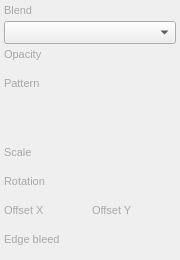
<?xml version="1.0" encoding="UTF-8"?>
<ui version="4.0">
 <class>SparkleOverlayEffectSettingsPanel</class>
 <widget class="QWidget" name="SparkleOverlayEffectSettingsPanel">
  <property name="geometry">
   <rect><x>0</x><y>0</y><width>180</width><height>250</height></rect>
  </property>
  <property name="minimumSize">
   <size><width>180</width><height>260</height></size>
  </property>
  <layout class="QVBoxLayout" name="verticalLayout">
   <property name="spacing"><number>0</number></property>
   <property name="leftMargin"><number>4</number></property>
   <property name="topMargin"><number>4</number></property>
   <property name="rightMargin"><number>4</number></property>
   <property name="bottomMargin"><number>2</number></property>
   <item>
    <layout class="QGridLayout" name="gridLayout">
     <property name="horizontalSpacing"><number>4</number></property>
     <property name="verticalSpacing"><number>4</number></property>

     <item row="0" column="0" colspan="2">
      <widget class="QLabel" name="labelBlend">
       <property name="font"><font><pointsize>8</pointsize></font></property>
       <property name="styleSheet"><string notr="true">color: #a8a8a8;</string></property>
       <property name="text"><string>Blend</string></property>
      </widget>
     </item>
     <item row="1" column="0" colspan="2">
      <widget class="QComboBox" name="comboBoxBlend">
       <property name="font"><font><pointsize>10</pointsize></font></property>
      </widget>
     </item>

     <item row="2" column="0" colspan="2">
      <widget class="QLabel" name="labelOpacity">
       <property name="font"><font><pointsize>8</pointsize></font></property>
       <property name="styleSheet"><string notr="true">color: #a8a8a8;</string></property>
       <property name="text"><string>Opacity</string></property>
      </widget>
     </item>
     <item row="3" column="0" colspan="2">
      <widget class="SGValueSliderRow" name="rowOpacity" native="true"/>
     </item>

     <item row="4" column="0" colspan="2">
      <widget class="QLabel" name="labelPattern">
       <property name="font"><font><pointsize>8</pointsize></font></property>
       <property name="styleSheet"><string notr="true">color: #a8a8a8;</string></property>
       <property name="text"><string>Pattern</string></property>
      </widget>
     </item>
     <item row="5" column="0" colspan="2">
      <widget class="PatternSwatchWidget" name="patternSwatch" native="true">
       <property name="minimumSize"><size><width>0</width><height>48</height></size></property>
      </widget>
     </item>

     <item row="6" column="0" colspan="2">
      <widget class="QLabel" name="labelScale">
       <property name="font"><font><pointsize>8</pointsize></font></property>
       <property name="styleSheet"><string notr="true">color: #a8a8a8;</string></property>
       <property name="text"><string>Scale</string></property>
      </widget>
     </item>
     <item row="7" column="0" colspan="2">
      <widget class="SGValueSliderRow" name="rowScale" native="true"/>
     </item>

     <item row="8" column="0" colspan="2">
      <widget class="QLabel" name="labelRotation">
       <property name="font"><font><pointsize>8</pointsize></font></property>
       <property name="styleSheet"><string notr="true">color: #a8a8a8;</string></property>
       <property name="text"><string>Rotation</string></property>
      </widget>
     </item>
     <item row="9" column="0" colspan="2">
      <widget class="SGValueSliderRow" name="rowRotation" native="true"/>
     </item>

     <item row="10" column="0">
      <widget class="QLabel" name="labelOffsetX">
       <property name="font"><font><pointsize>8</pointsize></font></property>
       <property name="styleSheet"><string notr="true">color: #a8a8a8;</string></property>
       <property name="text"><string>Offset X</string></property>
      </widget>
     </item>
     <item row="10" column="1">
      <widget class="QLabel" name="labelOffsetY">
       <property name="font"><font><pointsize>8</pointsize></font></property>
       <property name="styleSheet"><string notr="true">color: #a8a8a8;</string></property>
       <property name="text"><string>Offset Y</string></property>
      </widget>
     </item>
     <item row="11" column="0">
      <widget class="SGValueSliderRow" name="rowOffsetX" native="true"/>
     </item>
     <item row="11" column="1">
      <widget class="SGValueSliderRow" name="rowOffsetY" native="true"/>
     </item>

     <item row="12" column="0" colspan="2">
      <widget class="QLabel" name="labelEdgeBleed">
       <property name="font"><font><pointsize>8</pointsize></font></property>
       <property name="styleSheet"><string notr="true">color: #a8a8a8;</string></property>
       <property name="text"><string>Edge bleed</string></property>
       <property name="toolTip"><string>Extra pixels past the ink edge so sparkles are not cut off at the fill boundary (0 = hard clip).</string></property>
      </widget>
     </item>
     <item row="13" column="0" colspan="2">
      <widget class="SGValueSliderRow" name="rowEdgeBleed" native="true"/>
     </item>
    </layout>
   </item>
  </layout>
 </widget>
 <customwidgets>
  <customwidget>
   <class>SGValueSliderRow</class>
   <extends>QWidget</extends>
   <header location="global">src/UI/Widgets/SGValueSliderRow.h</header>
   <container>1</container>
  </customwidget>
  <customwidget>
   <class>PatternSwatchWidget</class>
   <extends>QWidget</extends>
   <header location="global">src/UI/Widgets/PatternSwatchWidget.h</header>
   <container>1</container>
  </customwidget>
 </customwidgets>
 <resources/>
 <connections/>
</ui>
